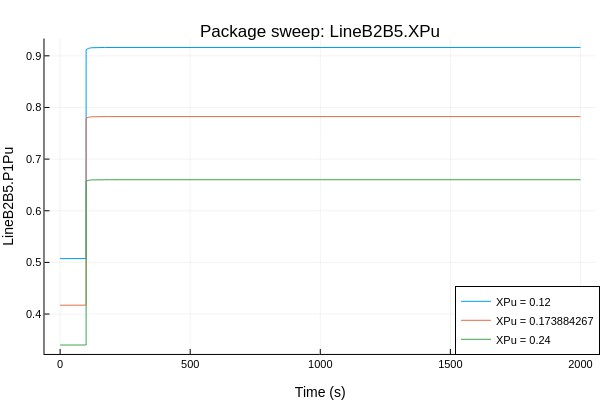

This figure's notebook cell:
### Markdown cell above
## Compare Sweep Results

### Code cell
using Plots

plotlyjs()
p = plot(
    title = "Package sweep: $SWEEP_COMPONENT.$SWEEP_PARAMETER",
    xlabel = "Time (s)",
    ylabel = PLOT_VARIABLE,
)

for case_group in groupby(sweep_df, :case)
    value = first(case_group.parameter_value)
    plot!(
        p,
        case_group.time,
        case_group[!, PLOT_VARIABLE],
        label = "$SWEEP_PARAMETER = $value",
    )
end

plot!(p, legend = :bottomright, titlefontsize = 12, labelfontsize = 10)

### Figure 1 — Plotly figure (JSON) as saved in the notebook; plotly's stock layout.template omitted (floating-point values rounded to 4 significant figures; data arrays with more than 128 entries replaced by an {"elided": "..."} marker saying what was removed)
{"data": [{"colorbar": {"len": 0.8761, "title": "", "x": 0.9934, "y": 0.5104}, "legendgroup": "XPu = 0.12", "line": {"color": "rgba(0, 154, 250, 1.000)", "dash": "solid", "shape": "linear", "width": 1}, "mode": "lines", "name": "XPu = 0.12", "showlegend": true, "type": "scatter", "x": {"elided": "220 float values"}, "xaxis": "x", "y": {"elided": "220 float values"}, "yaxis": "y"}, {"colorbar": {"len": 0.8761, "title": "", "x": 0.9934, "y": 0.5104}, "legendgroup": "XPu = 0.173884267", "line": {"color": "rgba(227, 111, 71, 1.000)", "dash": "solid", "shape": "linear", "width": 1}, "mode": "lines", "name": "XPu = 0.173884267", "showlegend": true, "type": "scatter", "x": {"elided": "220 float values"}, "xaxis": "x", "y": {"elided": "220 float values"}, "yaxis": "y"}, {"colorbar": {"len": 0.8761, "title": "", "x": 0.9934, "y": 0.5104}, "legendgroup": "XPu = 0.24", "line": {"color": "rgba(62, 164, 78, 1.000)", "dash": "solid", "shape": "linear", "width": 1}, "mode": "lines", "name": "XPu = 0.24", "showlegend": true, "type": "scatter", "x": {"elided": "220 float values"}, "xaxis": "x", "y": {"elided": "220 float values"}, "yaxis": "y"}], "layout": {"annotations": [{"font": {"color": "rgba(0, 0, 0, 1.000)", "family": "sans-serif", "size": 17}, "rotation": -0.0, "showarrow": false, "text": "Package sweep: LineB2B5.XPu", "x": 0.5338, "xanchor": "center", "xref": "paper", "y": 1.0, "yanchor": "top", "yref": "paper"}], "height": 400, "legend": {"bgcolor": "rgba(255, 255, 255, 1.000)", "bordercolor": "rgba(0, 0, 0, 1.000)", "borderwidth": 1, "font": {"color": "rgba(0, 0, 0, 1.000)", "family": "sans-serif", "size": 11}, "title": {"font": {"color": "rgba(0, 0, 0, 1.000)", "family": "sans-serif", "size": 15}, "text": ""}, "tracegroupgap": 0, "traceorder": "normal", "x": 1.0, "xanchor": "right", "y": 0.07, "yanchor": "bottom"}, "margin": {"b": 20, "l": 0, "r": 0, "t": 20}, "paper_bgcolor": "rgba(255, 255, 255, 1.000)", "plot_bgcolor": "rgba(255, 255, 255, 1.000)", "showlegend": true, "width": 600, "xaxis": {"anchor": "y", "domain": [0.07415, 0.9934], "gridcolor": "rgba(0, 0, 0, 0.100)", "gridwidth": 0.5, "linecolor": "rgba(0, 0, 0, 1.000)", "mirror": false, "range": [-60.0, 2060.0], "showgrid": true, "showline": true, "showticklabels": true, "tickangle": 0, "tickcolor": "rgb(0, 0, 0)", "tickfont": {"color": "rgba(0, 0, 0, 1.000)", "family": "sans-serif", "size": 11}, "tickmode": "array", "ticks": "inside", "ticktext": ["0", "500", "1000", "1500", "2000"], "tickvals": [0.0, 500.0, 1000.0, 1500.0, 2000.0], "title": "Time (s)", "titlefont": {"color": "rgba(0, 0, 0, 1.000)", "family": "sans-serif", "size": 14}, "type": "-", "visible": true, "zeroline": false, "zerolinecolor": "rgba(0, 0, 0, 1.000)"}, "yaxis": {"anchor": "x", "domain": [0.07234, 0.9485], "gridcolor": "rgba(0, 0, 0, 0.100)", "gridwidth": 0.5, "linecolor": "rgba(0, 0, 0, 1.000)", "mirror": false, "range": [0.3227, 0.9334], "showgrid": true, "showline": true, "showticklabels": true, "tickangle": 0, "tickcolor": "rgb(0, 0, 0)", "tickfont": {"color": "rgba(0, 0, 0, 1.000)", "family": "sans-serif", "size": 11}, "tickmode": "array", "ticks": "inside", "ticktext": ["0.4", "0.5", "0.6", "0.7", "0.8", "0.9"], "tickvals": [0.4, 0.5, 0.6, 0.7, 0.8, 0.9], "title": "LineB2B5.P1Pu", "titlefont": {"color": "rgba(0, 0, 0, 1.000)", "family": "sans-serif", "size": 14}, "type": "-", "visible": true, "zeroline": false, "zerolinecolor": "rgba(0, 0, 0, 1.000)"}}}
